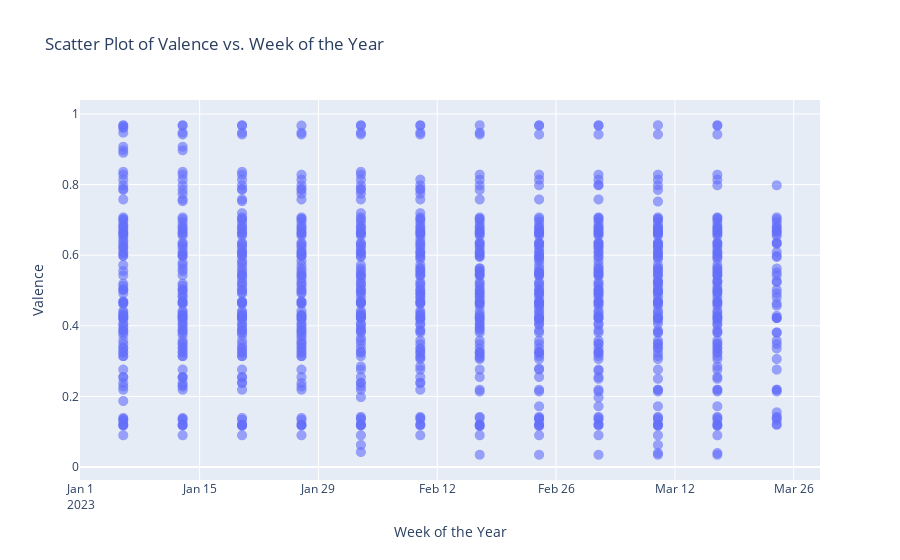

Source (notebook cell):
### Code cell
try:
    cnx = psycopg2.connect(
        user=db_config['USER'],
        password=db_config['PASSWORD'],
        host=db_config['HOST'],
        port=db_config['PORT'],
        database=db_config['NAME']
    )

    print("Connected successfully!")
    cur = cnx.cursor()

    # Query to fetch all data from the music_charts table
    cur.execute("SELECT * FROM music_charts;")

    # Fetch all rows from the table
    rows = cur.fetchall()

    # Get column names
    column_names = [desc[0] for desc in cur.description]

    # Create a Pandas DataFrame from the fetched data
    df = pd.DataFrame(rows, columns=column_names)

    # Close the database connection
    cnx.close()

    # Now, 'df' is your Pandas DataFrame with the music_charts data
    print(df.head())  # Display the first few rows of the DataFrame

except Exception as e:
    print(f"Error: {e}")

# Create a scatter plot without text labels
fig = px.scatter(df, x='week', y='valence',
                 title='Scatter Plot of Valence vs. Week of the Year')

# Customize the appearance
fig.update_traces(marker=dict(size=10, opacity=0.6))

# Set axis labels
fig.update_xaxes(title_text='Week of the Year')
fig.update_yaxes(title_text='Valence')

# Show the plot
fig.show()

### Figure 1 — Plotly figure (JSON) as saved in the notebook; plotly's stock layout.template omitted (floating-point values rounded to 4 significant figures; data arrays with more than 128 entries replaced by an {"elided": "..."} marker saying what was removed)
{"data": [{"hovertemplate": "week=%{x}<br>valence=%{y}<extra></extra>", "legendgroup": "", "marker": {"color": "#636efa", "opacity": 0.6, "size": 10, "symbol": "circle"}, "mode": "markers", "name": "", "showlegend": false, "type": "scattergl", "x": {"elided": "1066 str values"}, "xaxis": "x", "y": {"elided": "1066 float values"}, "yaxis": "y"}], "layout": {"autosize": true, "legend": {"tracegroupgap": 0}, "title": {"text": "Scatter Plot of Valence vs. Week of the Year"}, "xaxis": {"anchor": "y", "autorange": true, "domain": [0, 1], "range": ["2023-01-01 03:41:22.4155", "2023-03-28 20:18:37.5845"], "title": {"text": "Week of the Year"}, "type": "date"}, "yaxis": {"anchor": "x", "autorange": true, "domain": [0, 1], "range": [-0.06039, 1.063], "title": {"text": "Valence"}, "type": "linear"}}}
